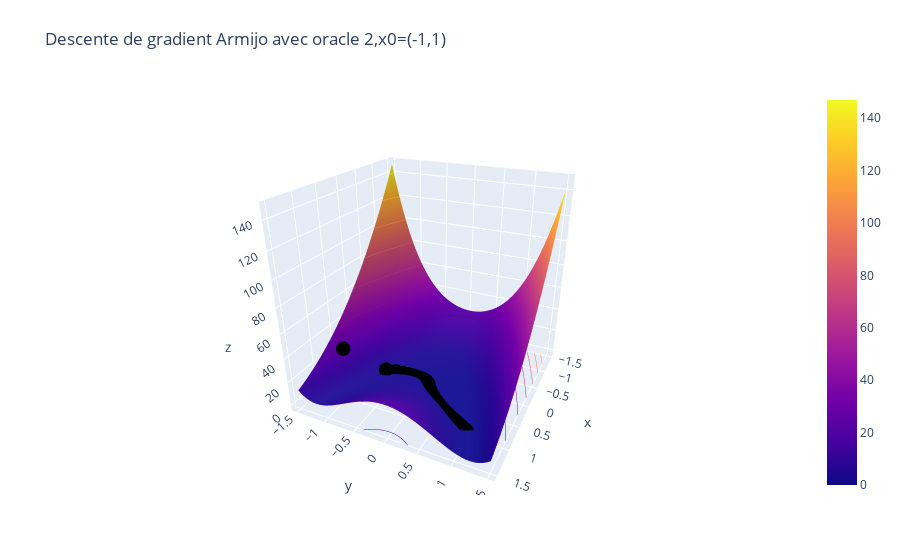

Notebook cell for this chart:
### Code cell
visualisation(oracle_2,-1.5,1.5,np.array(Listes["Armijo,oracle 2"]),'Descente de gradient Armijo avec oracle 2,x0=(-1,1)')
